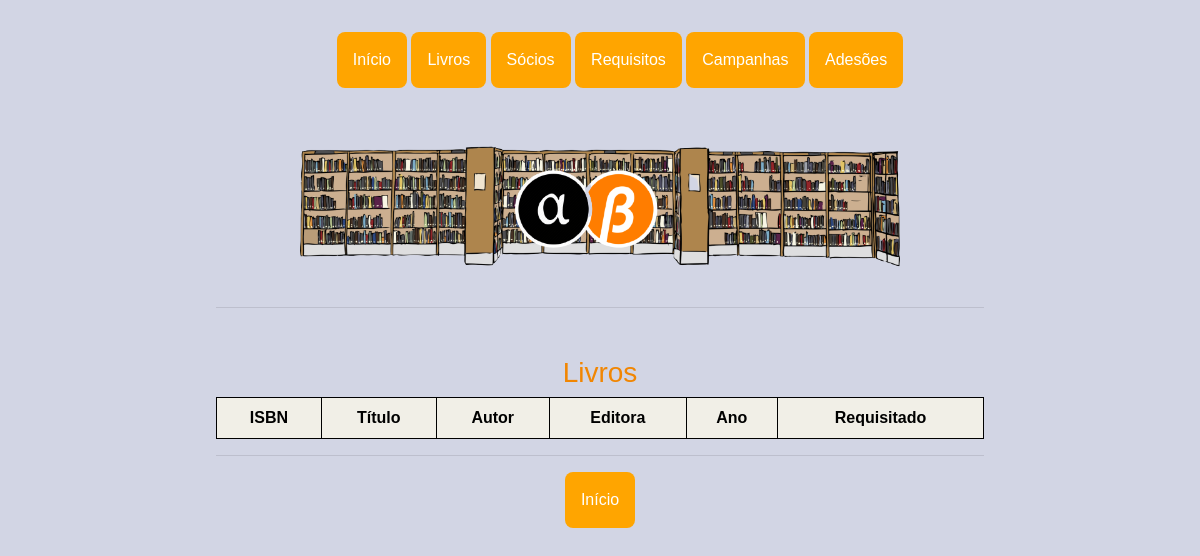
The page /ver_livros on the database as committed earlier.
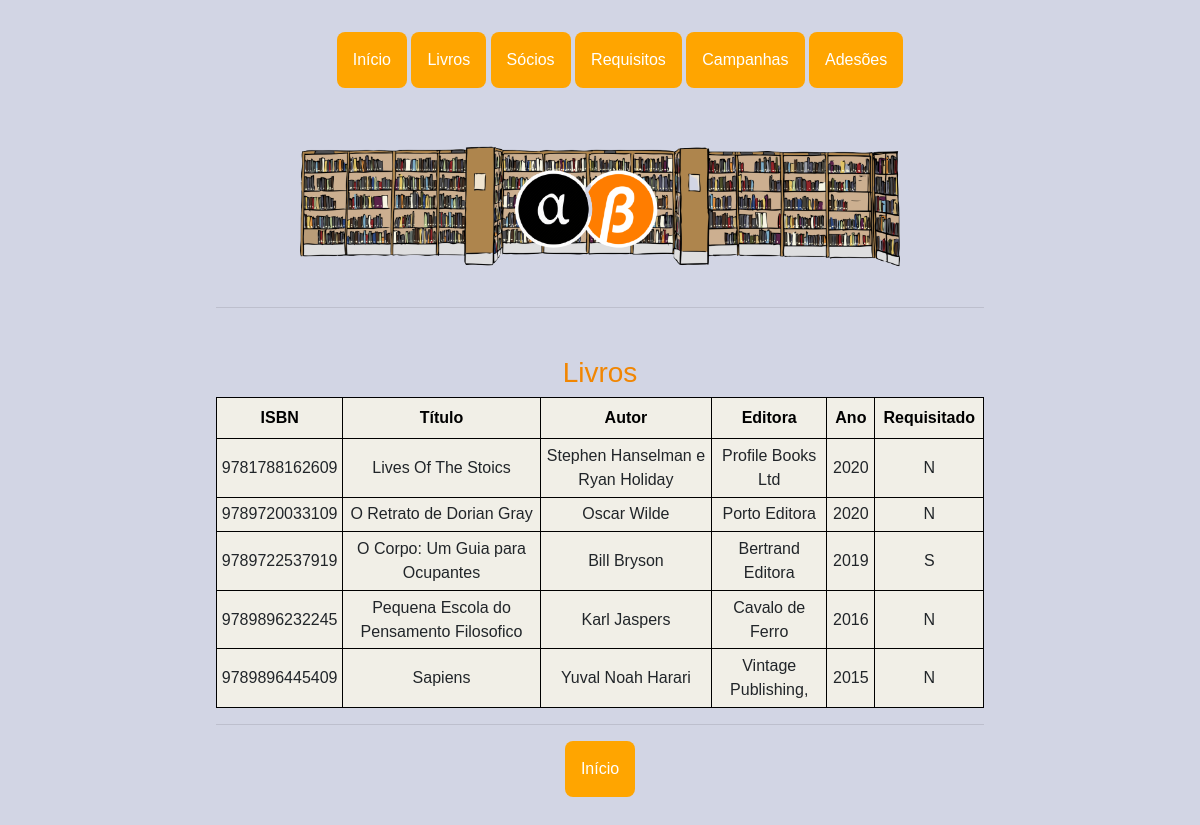
The same page on the database as committed later.
### app.py (models this page shows)
class Livro(db.Model):
    __tablename__ = 'livro'
    ISBN = db.Column(db.Integer, primary_key=True)
    titulo = db.Column(db.String(150))
    autor = db.Column(db.String(70))
    editora = db.Column(db.String(70))
    ano = db.Column(db.Integer)
    requisitado = db.Column(db.String(1), default='N')

### app.py (the view)
@app.route('/ver_livros', methods=['GET'])
def ver_livros():
    livros = Livro.query.all()
    return render_template('ver_livros.html', livros=livros)

### templates/ver_livros.html
{% extends "base.html"%} {%block title %}Livros - Biblioteca{%endblock%} {%block pic %}<img class="bgpic"
    src="{{ url_for('static', filename = 'imgs/bb.png') }}" alt="logo" />{%endblock%} {%block content%}
<h3>Livros</h3>
<table style="width:100%" class="pure-table pure-table-horizontal">
    <tr>
        <th>ISBN</th>
        <th>Título </th>
        <th>Autor</th>
        <th>Editora</th>
        <th>Ano</th>
        <th>Requisitado</th>
    </tr>
    {% for livro in livros %}
    <tr>
        <td>{{livro.ISBN}}</td>
        <td>{{livro.titulo}}</td>
        <td>{{livro.autor}}</td>
        <td>{{livro.editora}}</td>
        <td>{{livro.ano}}</td>
        <td>{{livro.requisitado}}</td>
        {% endfor %}
</table>
<hr />
<div class="dropdown">
    <li><a href="/"><button class="dropbtn botoes ">Início</button></a>
    </li>
</div>
{%endblock%}

### templates/base.html (shortened to what this page needs)
<!DOCTYPE html>
<html lang="en">
<head>
    <link rel="stylesheet" href="https://unpkg.com/purecss@2.0.3/build/pure-min.css"
>
    <link rel="stylesheet" href="https://stackpath.bootstrapcdn.com/bootstrap/4.3.1/css/bootstrap.min.css"
 />
    <link rel="stylesheet" type="text/css" href="{{ url_for('static', filename = 'styles.css') }}" />
</head>
<body>
    <header>
        <section id="nav">
            <div class="menu">
                <ul>
                    <div class="dropdown">
                        <li><a href="/"><button class="dropbtn botoes ">Início</button></a>
                        </li>
                    </div>
                    <div class="dropdown">
                        <li><button class="dropbtn botoes">Livros</button>
                        </li>
                    </div>
                    <div class="dropdown">
                        <li><button class="dropbtn botoes">Sócios</button>
                        </li>
                    </div>
                    <div class="dropdown">
                        <li><button class="dropbtn botoes">Requisitos</button>
                        </li>
                    </div>
                    <div class="dropdown">
                        <li><a href="campanhas"><button class="dropbtn botoes ">Campanhas</button></a>
                        </li>
                    </div>
                    <div class="dropdown">
                        <li><a href="socio_camp"><button class="dropbtn botoes">Adesões</button></a>
                        </li>
                    </div>
                </ul>
            </div>
        </section>
        {%block pic%} {%endblock%}
    </header>
    <main>
        <section id="cont">
            <div class="conts">
                <hr />{%block content%} {%endblock%}
            </div>
        </section>
    </main>
</body>
</html>

### static/styles.css (style rules this page uses)
*, *::before, *::after { box-sizing: border-box; }
body { background-color: #d2d5e4; margin: 0; font-family: "Ubuntu", sans-serif; padding-top: 2rem; padding-bottom: 2rem; }
header { display: flex; flex-direction: column; width: 100%; background-color: #d2d5e4; text-align: center; padding-bottom: 1.5rem; }
a { color: #e9e9fc; }
h1, h2, h3 { color: #f18602; padding-top: 2rem; }
table, th, td { border: 1px solid black; }
table { border-collapse: collapse; border-style: none; }
th { background-color: #f1efe7; color: black; padding: 0.5rem; }
td { background-color: #f1efe7; padding: 0.3rem; }
#nav { width: auto; margin-left: 0.25rem; margin-right: 0.25rem; }
#cont { display: flex; flex-direction: column; justify-content: center; font-family: "Ubuntu", sans-serif; max-width: 50rem; margin: 0 auto; padding: 0 1rem; }
.dropbtn { background-color: #4caf50; color: white; padding: 16px; font-size: 16px; border: none; cursor: pointer; }
.dropdown button { background-color: #ffa500; color: white; font-size: 16px; border: none; cursor: pointer; }
.dropdown { position: relative; display: inline-block; }
.dropdown li { display: inline; }
.conts { padding: 0 0 5rem 0; text-align: center; }
.botoes { border-radius: 0.5rem; width: auto; }
.bgpic { margin: auto; max-width: 50%; }

Rows that differ between the two databases and show on the page:
added Livro: ISBN "9781788162609", titulo "Lives Of The Stoics", autor "Stephen Hanselman e Ryan Holiday", editora "Profile Books Ltd", ano "2020", requisitado "N"
added Livro: ISBN "9789720033109", titulo "O Retrato de Dorian Gray", autor "Oscar Wilde", editora "Porto Editora", ano "2020", requisitado "N"
added Livro: ISBN "9789722537919", titulo "O Corpo: Um Guia para Ocupantes", autor "Bill Bryson", editora "Bertrand Editora", ano "2019", requisitado "S"
added Livro: ISBN "9789896232245", titulo "Pequena Escola do Pensamento Filosofico", autor "Karl Jaspers", editora "Cavalo de Ferro", ano "2016", requisitado "N"
added Livro: ISBN "9789896445409", titulo "Sapiens", autor "Yuval Noah Harari", editora "Vintage Publishing,", ano "2015", requisitado "N"
